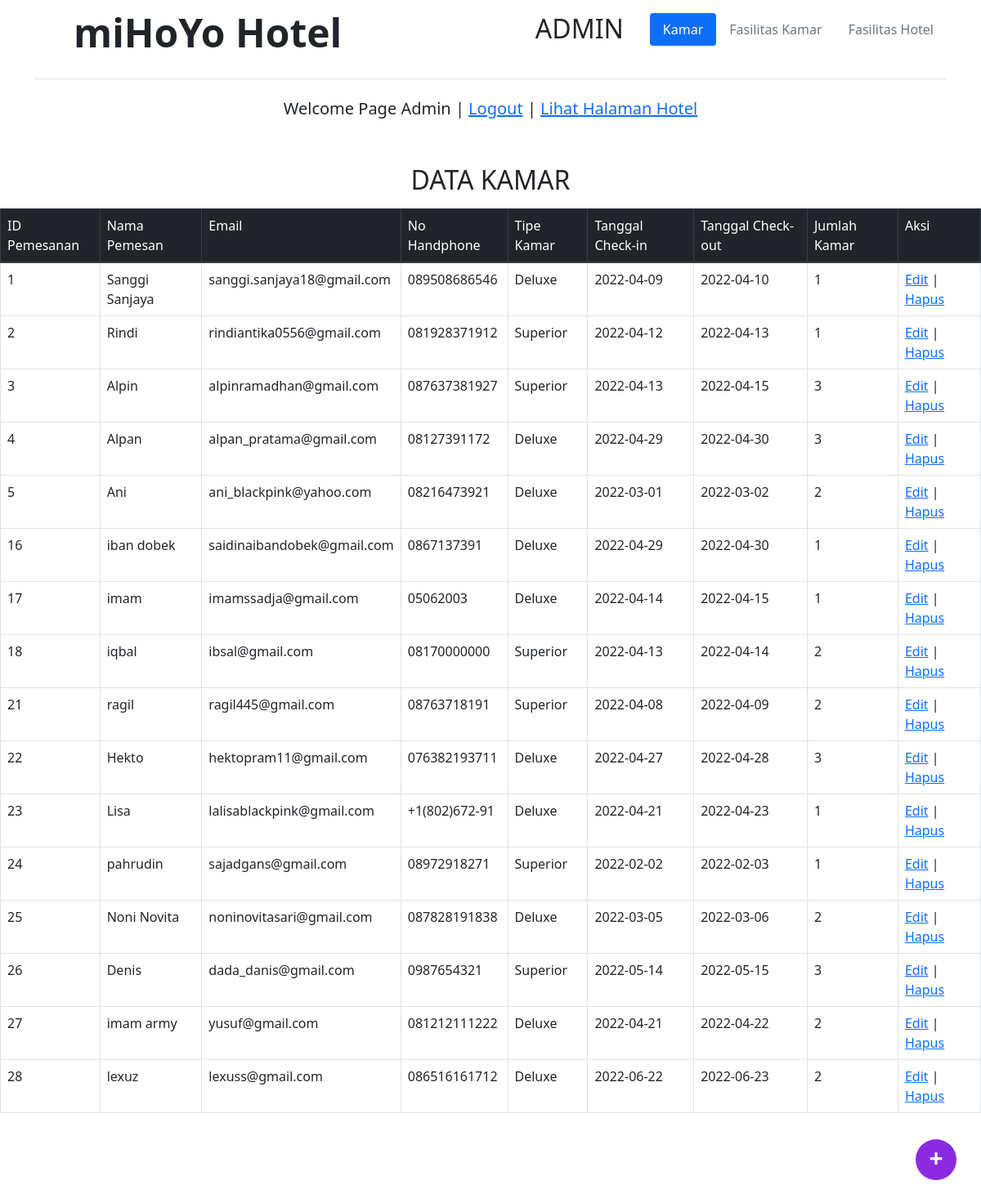
Page /admin/ (signed in) on the committed database.
### tables this page shows
CREATE TABLE `tbl_pemesanan` (
  `id_pemesanan` int(11) NOT NULL,
  `nama_pemesan` varchar(50) NOT NULL DEFAULT '',
  `email` varchar(50) NOT NULL,
  `no_handphone` varchar(13) NOT NULL,
  `tipe_kamar` enum('Superior','Deluxe') NOT NULL,
  `tgl_cekin` date NOT NULL,
  `tgl_cekout` date NOT NULL,
  `jumlah_kamar` varchar(3) NOT NULL
);

### admin/index.php (the view, shortened to what this page needs)
<!DOCTYPE html>
<html lang="en">
<head>
  <link rel="stylesheet" href="../assets/css/adminlte.min.css">
  <link rel="stylesheet" href="../assets/css/bootstrap.min.css">
  <link rel="stylesheet" href="../assets/css/button.css">
</head>
<header>
    <div class="container">
        <header class="d-flex flex-wrap justify-content-center py-3 mb-4 border-bottom">
          <a href="../index.php" class="d-flex align-items-center mb-3 mb-md-0 me-md-auto text-dark text-decoration-none ">
            <svg class="bi me-2" width="40" height="32"><use xlink:href="#bootstrap"/></svg>
            <h1 class="display-5 fw-bold lh-1 mb-3">miHoYo Hotel</h1>
          </a>
          <h2>ADMIN&emsp;</h2>
          <ul class="nav nav-pills"> <h2></h2>
            <li class="nav-item"><a href="index.php" class="nav-link active" aria-current="page">Kamar</a></li>
            <li class="nav-item"><a href="fasilitas_kamar.php" class="nav-link">Fasilitas Kamar</a></li>
            <li class="nav-item"><a href="fasilitas_hotel.php" class="nav-link">Fasilitas Hotel</a></li>
          </ul>
        </header>
      </div>
</header>
<div align="center">
  <h5>Welcome Page Admin |  <a href="../logout.php">Logout</a>  |  <a href="../index.php">Lihat Halaman Hotel</a></h5>
  <br>
  <br>
<main>
  <h2>DATA KAMAR</h2>
<div class="mb-md-5 mt-md-3 pb-5">
<table border="3" class="table table-bordered">
  <thead class="table table-dark">
    <tr>
        <td>ID Pemesanan</td>
        <td>Nama Pemesan</td>
        <td>Email</td>
        <td>No Handphone</td>
        <td>Tipe Kamar</td>
        <td>Tanggal Check-in</td>
        <td>Tanggal Check-out</td>
        <td>Jumlah Kamar</td>
        <td>Aksi</td>
    </tr>
</thead>
    <?php
    include '../conn/koneksi.php';
    $query=mysqli_query($koneksi, "SELECT * FROM tbl_pemesanan");
    while ($data=mysqli_fetch_array($query)){
        echo "<tr>";
        echo "<td> $data[id_pemesanan] </td>";
        echo "<td> $data[nama_pemesan] </td>";
        echo "<td> $data[email] </td>";
        echo "<td> $data[no_handphone] </td>";
        echo "<td> $data[tipe_kamar] </td>";
        echo "<td> $data[tgl_cekin] </td>";
        echo "<td> $data[tgl_cekout] </td>";
        echo "<td> $data[jumlah_kamar] </td>";
        echo "<td>";
        echo "<a href='../crud/edit_admin.php?id_pemesanan=$data[id_pemesanan]'> Edit</a> |";
        echo "<a href='../crud/hapus_data_admin.php?id_pemesanan=$data[id_pemesanan]'> Hapus</a> ";
        echo "</td>";
    }
    ?>
</table>
<div class="container">
<div class="d-grid gap-2 d-md-flex justify-content-md-end">
<a href="../pesan_admin.php" class="button button5">+</a>
</div>
</div>
</main>

### assets/css/button.css (style rules this page uses)
.button { background:blueviolet; display: block; width: 50px; height: 50px; text-align: center; color: white; font-size: 30px; font-weight: bold; border-radius: 50%; text-decoration: none; transition: ease all 0.3s; position: fixed; right: 30px; bottom:30px; }

### rows in the picture
tbl_pemesanan: id_pemesanan "1", nama_pemesan "Sanggi Sanjaya", email "sanggi.sanjaya18@gmail.com", no_handphone "089508686546", tipe_kamar "Deluxe", tgl_cekin "2022-04-09", tgl_cekout "2022-04-10", jumlah_kamar "1"
tbl_pemesanan: id_pemesanan "2", nama_pemesan "Rindi", email "rindiantika0556@gmail.com", no_handphone "081928371912", tipe_kamar "Superior", tgl_cekin "2022-04-12", tgl_cekout "2022-04-13", jumlah_kamar "1"
tbl_pemesanan: id_pemesanan "3", nama_pemesan "Alpin", email "alpinramadhan@gmail.com", no_handphone "087637381927", tipe_kamar "Superior", tgl_cekin "2022-04-13", tgl_cekout "2022-04-15", jumlah_kamar "3"
tbl_pemesanan: id_pemesanan "4", nama_pemesan "Alpan", email "alpan_pratama@gmail.com", no_handphone "08127391172", tipe_kamar "Deluxe", tgl_cekin "2022-04-29", tgl_cekout "2022-04-30", jumlah_kamar "3"
tbl_pemesanan: id_pemesanan "5", nama_pemesan "Ani", email "ani_blackpink@yahoo.com", no_handphone "08216473921", tipe_kamar "Deluxe", tgl_cekin "2022-03-01", tgl_cekout "2022-03-02", jumlah_kamar "2"
tbl_pemesanan: id_pemesanan "16", nama_pemesan "iban dobek", email "saidinaibandobek@gmail.com", no_handphone "0867137391", tipe_kamar "Deluxe", tgl_cekin "2022-04-29", tgl_cekout "2022-04-30", jumlah_kamar "1"
tbl_pemesanan: id_pemesanan "17", nama_pemesan "imam", email "imamssadja@gmail.com", no_handphone "05062003", tipe_kamar "Deluxe", tgl_cekin "2022-04-14", tgl_cekout "2022-04-15", jumlah_kamar "1"
tbl_pemesanan: id_pemesanan "18", nama_pemesan "iqbal", email "ibsal@gmail.com", no_handphone "08170000000", tipe_kamar "Superior", tgl_cekin "2022-04-13", tgl_cekout "2022-04-14", jumlah_kamar "2"
tbl_pemesanan: id_pemesanan "21", nama_pemesan "ragil", email "ragil445@gmail.com", no_handphone "08763718191", tipe_kamar "Superior", tgl_cekin "2022-04-08", tgl_cekout "2022-04-09", jumlah_kamar "2"
tbl_pemesanan: id_pemesanan "22", nama_pemesan "Hekto", email "hektopram11@gmail.com", no_handphone "076382193711", tipe_kamar "Deluxe", tgl_cekin "2022-04-27", tgl_cekout "2022-04-28", jumlah_kamar "3"
tbl_pemesanan: id_pemesanan "23", nama_pemesan "Lisa", email "lalisablackpink@gmail.com", no_handphone "+1(802)672-91", tipe_kamar "Deluxe", tgl_cekin "2022-04-21", tgl_cekout "2022-04-23", jumlah_kamar "1"
tbl_pemesanan: id_pemesanan "24", nama_pemesan "pahrudin", email "sajadgans@gmail.com", no_handphone "08972918271", tipe_kamar "Superior", tgl_cekin "2022-02-02", tgl_cekout "2022-02-03", jumlah_kamar "1"
tbl_pemesanan: id_pemesanan "25", nama_pemesan "Noni Novita", email "noninovitasari@gmail.com", no_handphone "087828191838", tipe_kamar "Deluxe", tgl_cekin "2022-03-05", tgl_cekout "2022-03-06", jumlah_kamar "2"
tbl_pemesanan: id_pemesanan "26", nama_pemesan "Denis", email "dada_danis@gmail.com", no_handphone "0987654321", tipe_kamar "Superior", tgl_cekin "2022-05-14", tgl_cekout "2022-05-15", jumlah_kamar "3"
tbl_pemesanan: id_pemesanan "27", nama_pemesan "imam army", email "yusuf@gmail.com", no_handphone "081212111222", tipe_kamar "Deluxe", tgl_cekin "2022-04-21", tgl_cekout "2022-04-22", jumlah_kamar "2"
tbl_pemesanan: id_pemesanan "28", nama_pemesan "lexuz", email "lexuss@gmail.com", no_handphone "086516161712", tipe_kamar "Deluxe", tgl_cekin "2022-06-22", tgl_cekout "2022-06-23", jumlah_kamar "2"
